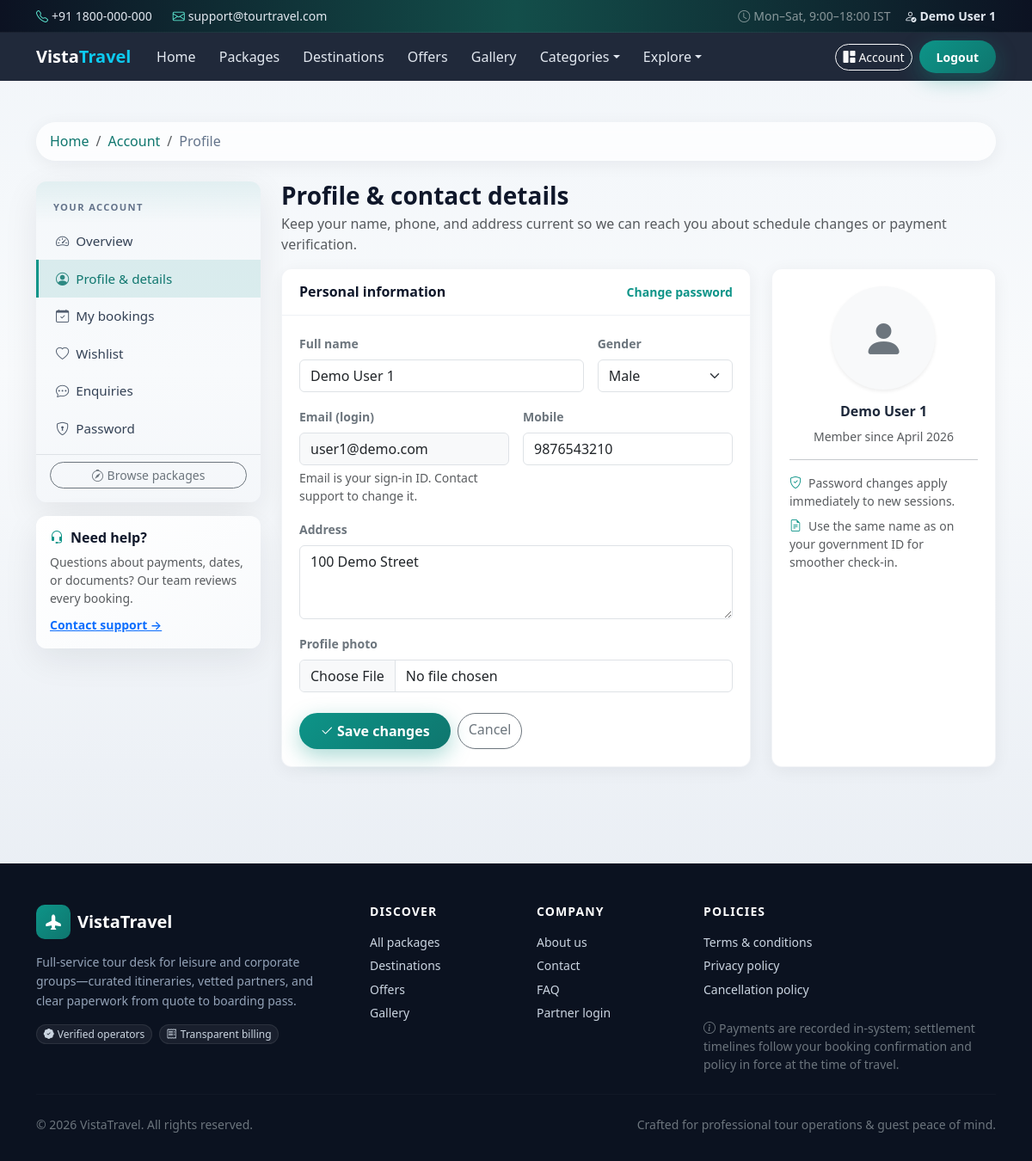
/user/profile (signed in), run on the app's committed database.
### app/models.py (models this page shows, shortened)
class User(db.Model):
    __tablename__ = "users"
    id = db.Column(db.Integer, primary_key=True)
    full_name = db.Column(db.String(120), nullable=False)
    email = db.Column(db.String(120), unique=True, nullable=False, index=True)
    mobile = db.Column(db.String(20), index=True)
    password_hash = db.Column(db.String(255), nullable=False)
    address = db.Column(db.Text)
    gender = db.Column(db.String(20))
    profile_image = db.Column(db.String(255))
    is_active = db.Column(db.Boolean, default=True)
    recovery_token = db.Column(db.String(128), index=True)
    recovery_token_expires = db.Column(db.DateTime)
    created_at = db.Column(db.DateTime, default=utcnow)
    updated_at = db.Column(db.DateTime, default=utcnow, onupdate=utcnow)
    bookings = db.relationship("Booking", backref="user", lazy="dynamic")
    wishlist_items = db.relationship("Wishlist", backref="user", lazy="dynamic", cascade="all, delete-orphan")

### app/user_routes.py (the view, shortened to what this page needs)
@user_bp.route("/profile", methods=["GET", "POST"])
@user_login_required
def profile():
    from .models import User
    user = User.query.get_or_404(session["user_id"])
    return render_template("user/profile.html", user=user)

### app/templates/user/profile.html (shortened to what this page needs)
{% extends 'base_user.html' %}
{% from '_macros.html' import static_img %}
{% block user_bc_extra %}
<li class="breadcrumb-item active" aria-current="page">Profile</li>
{% endblock %}
{% block user_page_header %}
<h1 class="h3 fw-bold text-tt-navy mb-1">Profile &amp; contact details</h1>
<p class="text-muted">Keep your name, phone, and address current so we can reach you about schedule changes or payment verification.</p>
{% endblock %}
{% block user_body %}
<div class="row g-4">
  <div class="col-lg-8">
    <div class="tt-panel">
      <div class="tt-panel-header">
        <h2 class="h6 fw-bold text-tt-navy mb-0">Personal information</h2>
        <a class="small fw-semibold text-tt-teal text-decoration-none" href="{{ url_for('user.change_password') }}">Change password</a>
      </div>
      <div class="tt-panel-body">
        <form method="post" enctype="multipart/form-data">
          <div class="row g-3">
            <div class="col-md-8">
              <label class="form-label small fw-semibold text-secondary">Full name</label>
              <input class="form-control" name="full_name" value="{{ user.full_name }}" required autocomplete="name">
            </div>
            <div class="col-md-4">
              <label class="form-label small fw-semibold text-secondary">Gender</label>
              <select class="form-select" name="gender">
                <option value="Male" {% if user.gender=='Male' %}selected{% endif %}>Male</option>
              </select>
            </div>
            <div class="col-md-6">
              <label class="form-label small fw-semibold text-secondary">Email (login)</label>
              <input class="form-control bg-light" type="email" value="{{ user.email }}" disabled readonly>
              <div class="form-text">Email is your sign-in ID. Contact support to change it.</div>
            </div>
            <div class="col-md-6">
              <label class="form-label small fw-semibold text-secondary">Mobile</label>
              <input class="form-control" name="mobile" value="{{ user.mobile or '' }}" inputmode="tel" autocomplete="tel">
            </div>
            <div class="col-12">
              <label class="form-label small fw-semibold text-secondary">Address</label>
              <textarea class="form-control" name="address" rows="3" placeholder="Street, city, state, PIN">{{ user.address or '' }}</textarea>
            </div>
            <div class="col-12">
              <label class="form-label small fw-semibold text-secondary">Profile photo</label>
              <input class="form-control" type="file" name="profile_image" accept="image/*">
            </div>
          </div>
          <div class="d-flex gap-2 mt-4">
            <button class="btn btn-tt-primary rounded-pill px-4" type="submit"><i class="bi bi-check2 me-1"></i>Save changes</button>
            <a class="btn btn-outline-secondary rounded-pill" href="{{ url_for('user.dashboard') }}">Cancel</a>
          </div>
        </form>
      </div>
    </div>
  </div>
  <div class="col-lg-4">
    <div class="tt-panel h-100">
      <div class="tt-panel-body text-center">
        {% if user.profile_image %}
          <img src="{{ static_img(user.profile_image) }}" class="rounded-circle shadow mb-3" width="120" height="120" alt="" style="object-fit:cover">
        {% else %}
          <div class="rounded-circle bg-light d-inline-flex align-items-center justify-content-center mb-3 shadow-sm" style="width:120px;height:120px">
            <i class="bi bi-person-fill text-secondary display-5"></i>
          </div>
        {% endif %}
        <h3 class="h6 fw-bold">{{ user.full_name }}</h3>
        <p class="small text-muted mb-0">Member since {% if user.created_at %}{{ user.created_at.strftime('%B %Y') }}{% else %}—{% endif %}</p>
        <hr class="my-3">
        <ul class="list-unstyled small text-start text-muted mb-0">
          <li class="mb-2"><i class="bi bi-shield-check text-tt-teal me-2"></i>Password changes apply immediately to new sessions.</li>
          <li><i class="bi bi-file-earmark-text text-tt-teal me-2"></i>Use the same name as on your government ID for smoother check-in.</li>
        </ul>
      </div>
    </div>
  </div>
</div>
{% endblock %}

### app/templates/base_public.html (shortened to what this page needs)
<!DOCTYPE html>
<html lang="en">
<head>
  <link href="https://cdn.jsdelivr.net/npm/bootstrap@5.3.3/dist/css/bootstrap.min.css" rel="stylesheet">
  <link href="https://cdn.jsdelivr.net/npm/bootstrap-icons@1.11.3/font/bootstrap-icons.min.css" rel="stylesheet">
  <link href="{{ url_for('static', filename='css/theme.css') }}" rel="stylesheet">
</head>
<body>
<div class="tt-topbar d-none d-md-block">
  <div class="container d-flex flex-wrap justify-content-between align-items-center py-2 small">
    <div class="d-flex gap-4 text-white-50">
      <span><i class="bi bi-telephone me-1 text-tt-mint"></i><a class="tt-topbar-link" href="{{ url_for('public.contact') }}">+91 1800-000-000</a></span>
      <span><i class="bi bi-envelope me-1 text-tt-mint"></i><a class="tt-topbar-link" href="mailto:support@tourtravel.com">support@tourtravel.com</a></span>
    </div>
    <div class="d-flex gap-3 align-items-center text-white-50">
      <span><i class="bi bi-clock me-1"></i>Mon–Sat, 9:00–18:00 IST</span>
      {% if session.user_id %}
        <a class="tt-topbar-link fw-semibold" href="{{ url_for('user.dashboard') }}"><i class="bi bi-person-check me-1"></i>{{ session.user_name or 'Account' }}</a>
      {% endif %}
    </div>
  </div>
</div>
<nav class="navbar navbar-expand-lg navbar-dark navbar-tt sticky-top">
  <div class="container">
    <a class="navbar-brand fw-bold" href="{{ url_for('public.home') }}">Vista<span class="text-info">Travel</span></a>
    <div class="collapse navbar-collapse" id="navMain">
      <ul class="navbar-nav me-auto mb-2 mb-lg-0">
        <li class="nav-item"><a class="nav-link" href="{{ url_for('public.home') }}">Home</a></li>
        <li class="nav-item"><a class="nav-link" href="{{ url_for('public.packages_list') }}">Packages</a></li>
        <li class="nav-item"><a class="nav-link" href="{{ url_for('public.destinations_list') }}">Destinations</a></li>
        <li class="nav-item"><a class="nav-link" href="{{ url_for('public.offers_page') }}">Offers</a></li>
        <li class="nav-item"><a class="nav-link" href="{{ url_for('public.gallery_page') }}">Gallery</a></li>
        <li class="nav-item dropdown">
          <a class="nav-link dropdown-toggle" href="#" data-bs-toggle="dropdown">Categories</a>
        </li>
        <li class="nav-item dropdown">
          <a class="nav-link dropdown-toggle" href="#" data-bs-toggle="dropdown">Explore</a>
        </li>
      </ul>
      <div class="d-flex gap-2 align-items-center flex-shrink-0">
        {% if session.user_id %}
          <a class="btn btn-sm btn-outline-light rounded-pill d-none d-sm-inline-flex align-items-center" href="{{ url_for('user.dashboard') }}"><i class="bi bi-grid-1x2-fill me-1"></i>Account</a>
          <a class="btn btn-sm btn-tt-primary rounded-pill" href="{{ url_for('auth.user_logout') }}">Logout</a>
        {% else %}
          <a class="btn btn-sm btn-outline-light rounded-pill" href="{{ url_for('auth.user_login') }}">Sign in</a>
          <a class="btn btn-sm btn-tt-primary rounded-pill" href="{{ url_for('auth.register') }}">Create account</a>
        {% endif %}
      </div>
    </div>
  </div>
</nav>
<main>
  {% block content %}{% endblock %}
</main>
<footer class="footer-tt">
  <div class="container">
    <div class="row g-4 g-lg-5">
      <div class="col-lg-4">
        <div class="d-flex align-items-center gap-2 mb-3">
          <span class="footer-brand-mark"><i class="bi bi-airplane-fill"></i></span>
          <h5 class="text-white mb-0 fw-bold">VistaTravel</h5>
        </div>
        <p class="small mb-3 tt-footer-lead">Full-service tour desk for leisure and corporate groups—curated itineraries, vetted partners, and clear paperwork from quote to boarding pass.</p>
        <div class="d-flex gap-2">
          <span class="badge rounded-pill tt-footer-badge"><i class="bi bi-patch-check-fill me-1"></i>Verified operators</span>
          <span class="badge rounded-pill tt-footer-badge"><i class="bi bi-receipt me-1"></i>Transparent billing</span>
        </div>
      </div>
      <div class="col-6 col-lg-2">
        <h6 class="text-white text-uppercase small fw-bold letter-spacing mb-3">Discover</h6>
        <ul class="list-unstyled small footer-links">
          <li><a href="{{ url_for('public.packages_list') }}">All packages</a></li>
          <li><a href="{{ url_for('public.destinations_list') }}">Destinations</a></li>
          <li><a href="{{ url_for('public.offers_page') }}">Offers</a></li>
          <li><a href="{{ url_for('public.gallery_page') }}">Gallery</a></li>
        </ul>
      </div>
      <div class="col-6 col-lg-2">
        <h6 class="text-white text-uppercase small fw-bold letter-spacing mb-3">Company</h6>
        <ul class="list-unstyled small footer-links">
          <li><a href="{{ url_for('public.static_page', slug='about') }}">About us</a></li>
          <li><a href="{{ url_for('public.contact') }}">Contact</a></li>
          <li><a href="{{ url_for('public.static_page', slug='faq') }}">FAQ</a></li>
          <li><a href="{{ url_for('admin_auth.login') }}">Partner login</a></li>
        </ul>
      </div>
      <div class="col-lg-4">
        <h6 class="text-white text-uppercase small fw-bold letter-spacing mb-3">Policies</h6>
        <ul class="list-unstyled small footer-links mb-4">
          <li><a href="{{ url_for('public.static_page', slug='terms') }}">Terms &amp; conditions</a></li>
          <li><a href="{{ url_for('public.static_page', slug='privacy') }}">Privacy policy</a></li>
          <li><a href="{{ url_for('public.static_page', slug='cancellation') }}">Cancellation policy</a></li>
        </ul>
        <p class="small text-secondary mb-0"><i class="bi bi-info-circle me-1"></i>Payments are recorded in-system; settlement timelines follow your booking confirmation and policy in force at the time of travel.</p>
      </div>
    </div>
    <hr class="border-secondary border-opacity-25 my-4">
    <div class="d-flex flex-column flex-md-row justify-content-between align-items-center gap-2 small text-secondary">
      <span>&copy; 2026 VistaTravel. All rights reserved.</span>
      <span class="text-md-end">Crafted for professional tour operations &amp; guest peace of mind.</span>
    </div>
  </div>
</footer>
</body>
</html>

### app/static/css/theme.css (style rules this page uses)
:root { --tt-teal: #0d9488; --tt-teal-dark: #0f766e; --tt-navy: #0f172a; --tt-sand: #f8fafc; --tt-accent: #f59e0b; --tt-mint: #5eead4; --tt-radius: 12px; --tt-shadow: 0 12px 40px rgba(15, 23, 42, 0.08); --tt-shadow-sm: 0 4px 20px rgba(15, 23, 42, 0.06); --admin-sidebar-w: 272px; --admin-accent: #2dd4bf; --admin-heading: #0f172a; --admin-muted: #64748b; }
body { font-family: "Segoe UI", system-ui, -apple-system, Roboto, "Helvetica Neue", Arial, sans-serif; color: #1e293b; background: linear-gradient(180deg, #f1f5f9 0%, var(--tt-sand) 32%, #e2e8f0 100%); background-attachment: fixed; min-height: 100vh; }
.text-tt-teal { color: var(--tt-teal) !important; }
.text-tt-navy { color: var(--tt-navy) !important; }
.text-tt-mint { color: var(--tt-mint) !important; }
.tt-topbar { background: linear-gradient(90deg, #0c1222 0%, #134e4a 50%, #0c1222 100%); border-bottom: 1px solid rgba(255, 255, 255, 0.06); }
.tt-topbar-link { color: #e2e8f0; text-decoration: none; }
.tt-breadcrumb .breadcrumb-item.active { color: #64748b; }
.tt-panel { background: #fff; border-radius: var(--tt-radius); box-shadow: var(--tt-shadow-sm); border: 1px solid rgba(148, 163, 184, 0.12); }
.tt-panel-header { padding: 1rem 1.25rem; border-bottom: 1px solid rgba(148, 163, 184, 0.15); display: flex; align-items: center; justify-content: space-between; flex-wrap: wrap; gap: 0.75rem; }
.tt-panel-body { padding: 1.25rem; }
.footer-brand-mark { width: 40px; height: 40px; border-radius: 10px; background: linear-gradient(135deg, var(--tt-teal), var(--tt-teal-dark)); display: inline-flex; align-items: center; justify-content: center; color: #fff; font-size: 1.1rem; }
.tt-footer-lead { color: #94a3b8; line-height: 1.6; }
.tt-footer-badge { background: rgba(255, 255, 255, 0.06) !important; color: #cbd5e1 !important; font-weight: 500; border: 1px solid rgba(255, 255, 255, 0.08); }
.footer-links li { margin-bottom: 0.4rem; }
.letter-spacing { letter-spacing: 0.08em; }
.navbar-tt { background: rgba(15, 23, 42, 0.92) !important; backdrop-filter: blur(8px); box-shadow: 0 1px 0 rgba(255, 255, 255, 0.06); }
.navbar-tt .nav-link { color: #e2e8f0 !important; font-weight: 500; padding: 0.5rem 0.85rem !important; }
.btn-tt-primary { background: linear-gradient(135deg, var(--tt-teal), var(--tt-teal-dark)); border: none; color: #fff; font-weight: 600; padding: 0.55rem 1.25rem; border-radius: 999px; box-shadow: 0 8px 24px rgba(13, 148, 136, 0.35); }
.footer-tt { background: #0b1220; color: #94a3b8; padding: 3rem 0 2rem; margin-top: 4rem; }
.footer-tt a { color: #cbd5e1; text-decoration: none; }

### data on the page
User: full_name "Demo User 1", gender "Male", email "user1@demo.com", mobile "9876543210", address "100 Demo Street", created_at "April 2026"
